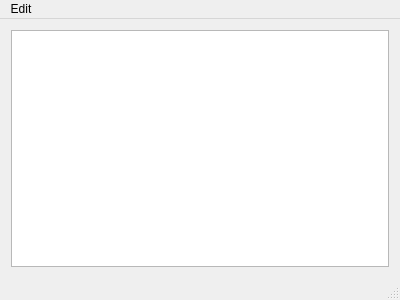
<?xml version="1.0" encoding="UTF-8"?>
<ui version="4.0">
 <class>MainWindow</class>
 <widget class="QMainWindow" name="MainWindow">
  <property name="geometry">
   <rect>
    <x>0</x>
    <y>0</y>
    <width>400</width>
    <height>300</height>
   </rect>
  </property>
  <property name="windowTitle">
   <string>Database Editor</string>
  </property>
  <widget class="QWidget" name="centralWidget">
   <layout class="QVBoxLayout" name="verticalLayout">
    <item>
     <widget class="QTreeView" name="treeView">
      <property name="alternatingRowColors">
       <bool>true</bool>
      </property>
     </widget>
    </item>
   </layout>
  </widget>
  <widget class="QMenuBar" name="menuBar">
   <property name="geometry">
    <rect>
     <x>0</x>
     <y>0</y>
     <width>400</width>
     <height>19</height>
    </rect>
   </property>
   <widget class="QMenu" name="menuEdit">
    <property name="title">
     <string>Edit</string>
    </property>
    <addaction name="actionNew_Subkey"/>
    <addaction name="actionInsert_Row_Before"/>
    <addaction name="actionInsert_Row_After"/>
    <addaction name="actionRemove_Row"/>
   </widget>
   <addaction name="menuEdit"/>
  </widget>
  <widget class="QStatusBar" name="statusBar"/>
  <action name="actionNew_Subkey">
   <property name="text">
    <string>New Subkey</string>
   </property>
   <property name="shortcut">
    <string>Ctrl+N</string>
   </property>
  </action>
  <action name="actionInsert_Row_Before">
   <property name="text">
    <string>Insert Row Before</string>
   </property>
   <property name="shortcut">
    <string>Ctrl+Shift+I</string>
   </property>
  </action>
  <action name="actionInsert_Row_After">
   <property name="text">
    <string>Insert Row After</string>
   </property>
   <property name="shortcut">
    <string>Ctrl+I</string>
   </property>
  </action>
  <action name="actionRemove_Row">
   <property name="text">
    <string>Remove Row</string>
   </property>
   <property name="shortcut">
    <string>Ctrl+R</string>
   </property>
  </action>
 </widget>
 <layoutdefault spacing="6" margin="11"/>
 <resources/>
 <connections>
  <connection>
   <sender>actionNew_Subkey</sender>
   <signal>triggered()</signal>
   <receiver>MainWindow</receiver>
   <slot>newSubkey()</slot>
   <hints>
    <hint type="sourcelabel">
     <x>-1</x>
     <y>-1</y>
    </hint>
    <hint type="destinationlabel">
     <x>199</x>
     <y>149</y>
    </hint>
   </hints>
  </connection>
  <connection>
   <sender>actionInsert_Row_Before</sender>
   <signal>triggered()</signal>
   <receiver>MainWindow</receiver>
   <slot>insertRowBefore()</slot>
   <hints>
    <hint type="sourcelabel">
     <x>-1</x>
     <y>-1</y>
    </hint>
    <hint type="destinationlabel">
     <x>199</x>
     <y>149</y>
    </hint>
   </hints>
  </connection>
  <connection>
   <sender>actionInsert_Row_After</sender>
   <signal>triggered()</signal>
   <receiver>MainWindow</receiver>
   <slot>insertRowAfter()</slot>
   <hints>
    <hint type="sourcelabel">
     <x>-1</x>
     <y>-1</y>
    </hint>
    <hint type="destinationlabel">
     <x>199</x>
     <y>149</y>
    </hint>
   </hints>
  </connection>
  <connection>
   <sender>actionRemove_Row</sender>
   <signal>triggered()</signal>
   <receiver>MainWindow</receiver>
   <slot>removeRow()</slot>
   <hints>
    <hint type="sourcelabel">
     <x>-1</x>
     <y>-1</y>
    </hint>
    <hint type="destinationlabel">
     <x>199</x>
     <y>149</y>
    </hint>
   </hints>
  </connection>
 </connections>
 <slots>
  <slot>insertRowBefore()</slot>
  <slot>removeRow()</slot>
  <slot>insertRowAfter()</slot>
  <slot>newSubkey()</slot>
 </slots>
</ui>
